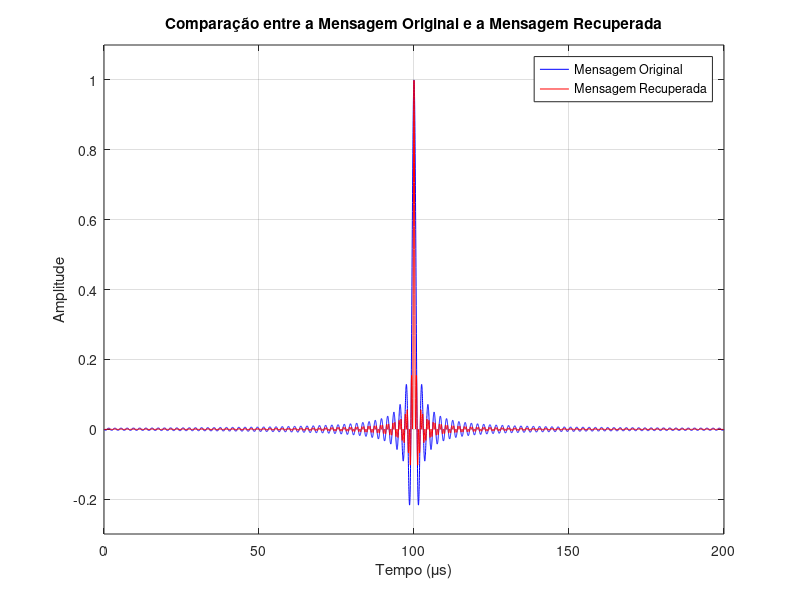

The MATLAB script that drew this image:
% Definindo parâmetros
fc = 0.5e6; 
fsamp = 50e6; 
t_end = 200e-6; 

% Definindo o intervalo de tempo
t = linspace(0, t_end, round(t_end * fsamp)); 
x = (t * 1e6) - 100; 

% Calculando o sinal de mensagem
mt = sinc(x);

% Calculando a portadora
ct = cos(2 * pi * fc * t); 

% Modulação do sinal de mensagem
st = mt .* ct;

% Demodulação do sinal modulado
rt = st .* ct; 

% Calculando a FFT do sinal demodulado sem filtragem
N = length(rt);
Rt_fft = fftshift(fft(rt));

% Definindo o vetor de frequência
f = (-N/2:N/2-1)*(fsamp/N);

% Projetando um filtro retangular para a faixa de -2 MHz a 2 MHz
H = zeros(size(f));
H((f >= -2e6) & (f <= 2e6)) = 1;

% Aplicando o filtro ao espectro
Rt_fft_filtered = Rt_fft .* H;

% Calculando a FFT inversa para obter a mensagem recuperada
mt_recovered = ifft(ifftshift(Rt_fft_filtered));
mt_recovered = real(mt_recovered); % Pegando a parte real do sinal

% Comparando graficamente a mensagem original e a recuperada
figure;
plot(t * 1e6, mt, 'b', 'DisplayName', 'Mensagem Original'); 
hold on;
plot(t * 1e6, mt_recovered, 'r', 'DisplayName', 'Mensagem Recuperada'); 
hold off;
title('Comparação entre a Mensagem Original e a Mensagem Recuperada');
xlabel('Tempo (\mus)');
ylabel('Amplitude');
ylim([-0.3, 1.1]);
legend;
grid on;

% Calculando o coeficiente de correlação entre a mensagem original e a recuperada
correlation = corrcoef(mt, mt_recovered);
correlation_value = correlation(1, 2);

disp(['Coeficiente de correlação entre a mensagem original e a recuperada: ', num2str(correlation_value, '%.10f')]);

